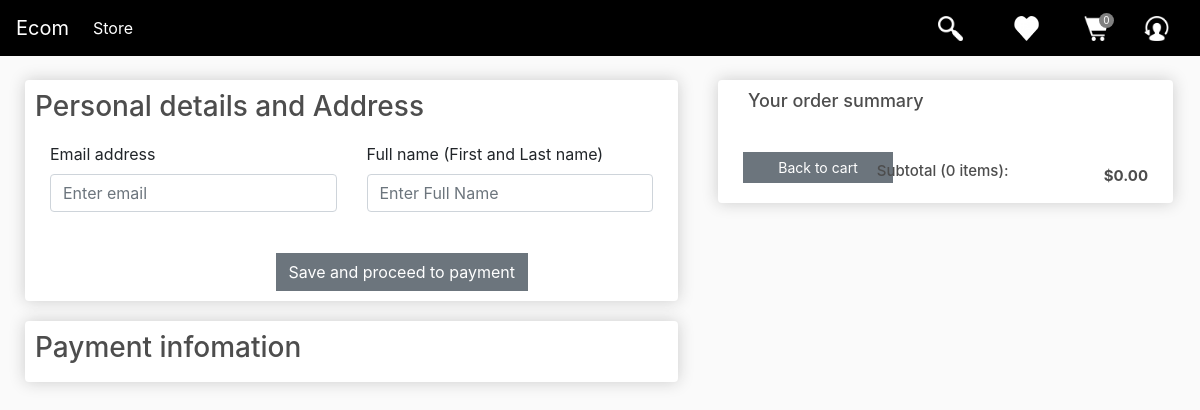
Before: /checkout/ (signed in) with the older database file.
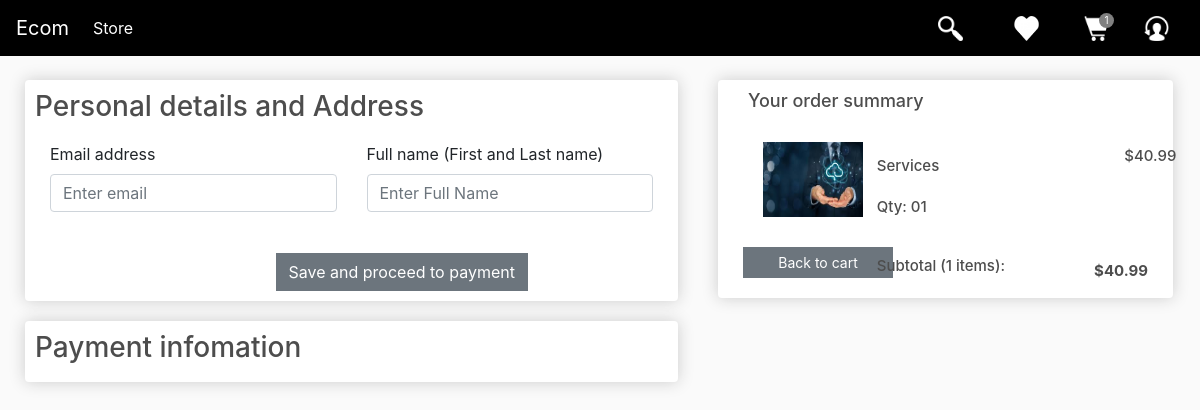
After: the same page with the newer database file.
### store/models.py (models this page shows, shortened)
class Order(models.Model):
    customer = models.ForeignKey(Customer, on_delete=models.SET_NULL, null=True, blank=True)
    date_ordered = models.DateTimeField(auto_now_add=True)
    complete = models.BooleanField(default=False)
    transaction_id = models.CharField(max_length=100, null=True)
    @property
    def shipping(self):
        shipping = False
        orderitems = self.orderitem_set.all()
        for i in orderitems:
            if i.product.digital == False:
                shipping = True
        return shipping
    @property
    def CartTtl(self):
         orderitems = self.orderitem_set.all()
         total = sum(item.ItemTttl for item in orderitems)
         return total
    @property
    def CartItmTtl(self):
        orderitems = self.orderitem_set.all()
        total = sum(item.quantity for item in orderitems)
        return total

class OrderItem(models.Model):
    product = models.ForeignKey(Product, on_delete=models.SET_NULL, blank=True, null=True)
    order = models.ForeignKey(Order, on_delete=models.SET_NULL, blank=True, null=True)
    quantity = models.IntegerField(default=0, null=True, blank=True)
    date_added = models.DateTimeField(auto_now_add=True)
    @property
    def ItemTttl(self):
        total = self.product.price * self.quantity
        return total

class Product(models.Model):
    name = models.CharField(max_length=200, null=True)
    price = models.FloatField(max_length=200, null=True)
    digital = models.BooleanField(default=False, null=True, blank=False)
    image = models.ImageField(null=True, blank=True)

### store/views.py (the view)
# urls.py: path("checkout/", views.checkout, name="checkout"),
def checkout(request):
    if request.user.is_authenticated:
        customer = request.user.customer
        order, created = Order.objects.get_or_create(customer=customer, complete=False)
        items = order.orderitem_set.all()
    else:
        items = []
        order = {'CartTtl': 0, 'CartItmTtl': 0, 'shipping': False}
    context = {'items' :items, 'order' :order}
    return render(
        request, 'store/checkout.html', context
    )

### store/templates/store/checkout.html (shortened to what this page needs)
<!DOCTYPE html>
{% extends 'store/main.html' %}
{% load static %}
{% block content %}
    <div class="row">
        <div  class=" col-lg-7">
            <div class="">
                <div  class="checkout-cont">
                    <h3>Personal details and Address</h3>
                    <form>
                        <div class="row">
                            <div class="col-lg-6">
                                <div class="form-group">
                                    <label for="exampleInputEmail1">Email address</label>
                                    <input type="email" class="form-control" id="exampleInputEmail1" aria-describedby="emailHelp" placeholder="Enter email">
                                </div>
                            </div>
                            <div class="col-lg-6">
                                <div class="form-group">
                                    <label >Full name (First and Last name)</label>
                                    <input type="text" class="form-control" id="exampleInputName1" aria-describedby="emailHelp" placeholder="Enter Full Name">
                                </div>
                            </div>
                        </div>
                         <button type="submit" class="btn btn-secondary proceed-payment">Save and proceed to payment</button>
                    </form>
                </div>
            </div>
            <div class="payment-cont">
                <h3>Payment infomation</h3>
            </div>
        </div>
        <div class=" col-lg-5   ">
           <div class="checkout-cont">
               <div class="row">
                   <h3 class="order-summary-txt">Your order summary</h3>
               </div>
               {% for item in items %}
                   <div class="row">
                       <div class="col-lg-3 sum-col">
                           <div class="sum-col">
                               <img class="cart-itm-img-sum" src="{{item.product.image.url}}">
                           </div>
                       </div>
                       <div class="col-lg-6 ">
                           <div class="row sum-col">
                                <h3  class="check-out-sum-txt">{{item.product.name}}</h3>
                           </div>
                           <div class="row sum-col">
                                <h3  class="check-out-sum-txt">Qty: 0{{item.quantity}}</h3>
                           </div>
                       </div>
                       <div class="col-lg-3 sum-col">
                           <div class="row">
                                <h3  class="check-out-sum-prc">${{item.ItemTttl|floatformat:2}}</h3>
                           </div>
                       </div>
                   </div>
               {%endfor%}
               <div class="row ttl-cont-sum">
                    <div class="col-lg-3 ">
                        <a class="btn btn-secondary btn-sm chk-out-2" href="{% url 'cart' %}">Back to cart</a>
                    </div>
                    <div class="col-lg-6">
                        <h3  class="prc-fnt1-sum" >Subtotal ({{order.CartItmTtl}} items):</h3>
                    </div>
                   <div class="col-lg-3">
                        <h3 style="float: right" class="check-out-sum-prc "><strong> ${{order.CartTtl|floatformat:2}}</strong></h3>
                    </div>
                </div>
           </div>
        </div>
    </div>
{% endblock %}

### store/templates/store/main.html (shortened to what this page needs)
<!DOCTYPE html>
{% load static %}
<html lang="en">
<head>
    <link rel="stylesheet" href="https://stackpath.bootstrapcdn.com/bootstrap/4.4.1/css/bootstrap.min.css"
>
    <link rel="stylesheet" type="text/css" href="{% static 'css/main.css' %}">
</head>
<body>
    <nav class="navbar navbar-expand-lg navbar-dark bg-dark">
      <a class="navbar-brand" href="{% url 'store' %}">Ecom</a>
      <div class="collapse navbar-collapse" id="navbarSupportedContent">
        <ul class="navbar-nav mr-auto">
          <li class="nav-item active">
            <a class="nav-link" href="{% url 'store' %}">Store <span class="sr-only">(current)</span></a>
          </li>
        </ul>
        <div class="form-inline my-2 my-lg-0">
            <button id="s-btn"  type="submit">
                <img  id="search-icon" src="{% static 'images/search.png' %}">
            </button>
            <a href="{% url 'cart' %}">
                <img  id="fav-icon" src="{% static 'images/favorites2.png' %}">
            </a>
            <a href="{% url 'cart' %}">
                <img  id="cart-icon" src="{% static 'images/cart2.png' %}">
            </a>
           <p id="cart-total">{{order.CartItmTtl}}</p>
            <a href="#" >
                <img  id="user-icon" src="{% static 'images/user.png' %}">
            </a>
        </div>
      </div>
    </nav>
    <div class="container">
        <br>
        {% block content %}
        {% endblock content %}
    </div>
</body>
</html>

Changed rows visible on the page:
computed for Order: CartItmTtl "0" → "1"; CartTtl "0.00" → "40.99"
added OrderItem: product.image (picture), product.name "Services", quantity "1", ItemTttl "40.99"
